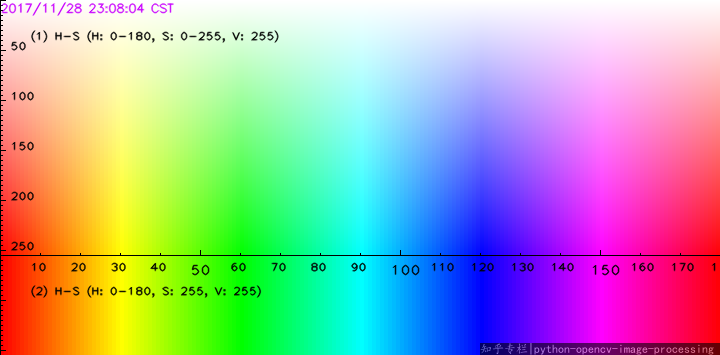
#> input picture data/infographics/hsv_colormap.png, 720 x 355 px
$ jupyter execute color_spaces_segmentation.ipynb
#> lines starting #> are read from the running program, lines starting #| are printed output that depends on the picture; after the words box and inside, x2 and y2 are one past the last pixel; in counts of white or black regions, pixels touching at a corner belong together
<b> Color Spaces Segmentation </b>

Given an RGB image, we first convert the color space to HSV (Hue Saturation Value). The reason for this is :

(i) Hue : Gives only color information (based on degrees, where red falls between 0 to 60, yellow falls between 61 to 120, etc).

(ii) Value : The darkness / brightness of the color.

(iii) Saturation : The amount of gray in the image. If this value is 0%, it produces a faded effect and produces more white. On the other hand, if the value is 100%, we get the primary color itself.

If we are able to retrieve the Hue value alone from a given HSV image, we can segment the objects based on just the color information, disregarding the shade / brightness of the *same* color present in several objects over the scene.

HSV Color map for reference:

[cell 1]
import numpy as np
import cv2
import matplotlib.pyplot as plt

plt.imshow(cv2.cvtColor(cv2.imread('../data/infographics/hsv_colormap.png'), cv2.COLOR_BGR2RGB))
plt.axis('off')
plt.show()

[cell 2]
#image = cv2.imread('../data/car_camera_test.jpg')
image = cv2.imread('../data/infographics/hsv_colormap.png')
#> image is the input picture: shape (355, 720, 3); mean B, G, R 170.7, 171.1, 169.8
image = cv2.cvtColor(image, cv2.COLOR_BGR2RGB)

hsv_image = cv2.cvtColor(image, cv2.COLOR_RGB2HSV)
#> hsv_image: shape (355, 720, 3); mean H, S, V 89.4, 162.1, 249.9

print('RGB image')
plt.imshow(image)
plt.show()

print('HSV image')
plt.imshow(hsv_image, cmap='hsv')
plt.show()

[cell 3]
upper_saturation = 255
upper_value = 255

lower_saturation = 0
lower_value = 0

ranges_names = ['red', 'orange', 'yellow', 'green', 'green - light blue / cyan', 'dark blue', 'purple', 'red']

hue_ranges =   [[0,10],[10,21],[21,35],    [35,72],  [72,90],      [90,130],   [140,170], [170,180]]

for i in range(len(hue_ranges)):
    lower_hue = hue_ranges[i][0]
    upper_hue = hue_ranges[i][1]

    # Color range in HSV color space
    upper_hsv = np.array([upper_hue, upper_saturation, upper_value])
    lower_hsv = np.array([lower_hue, lower_saturation, lower_value])

    mask = cv2.inRange(hsv_image, lower_hsv, upper_hsv)
    hsv_segmentation_res = cv2.bitwise_and(hsv_image, hsv_image, mask=mask)
    hsv_segmentation_blurred = cv2.blur(hsv_segmentation_res, (3,3))

    print(ranges_names[i], '\n', 'mask -> hsv res blurred -> original image')

    plt.figure(figsize=(100,100))
    plt.subplot(1,4,1)
    plt.imshow(mask, cmap='gray')
    plt.axis('off')

    plt.subplot(1,4,2)
    plt.imshow(cv2.cvtColor(hsv_segmentation_blurred, cv2.COLOR_HSV2RGB), cmap='hsv')
    plt.axis('off')

    plt.subplot(1,4,3)
    plt.imshow(image)
    plt.axis('off')

    plt.show()
#> this loop made 8 passes
#> pass 1, `mask = cv2.inRange(hsv_image, lower_hsv, upper_hsv)`:
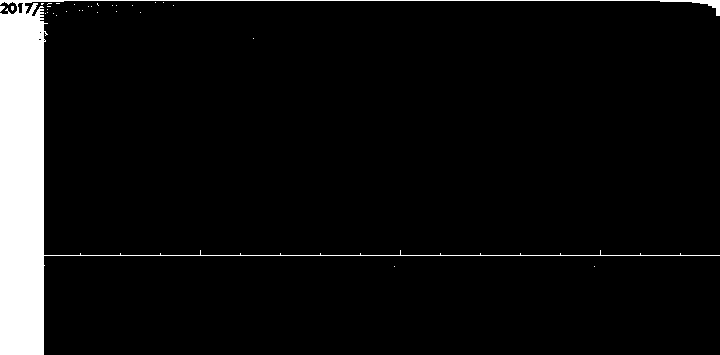
#> mask: shape (355, 720); 6.6% white; 31 white regions (29 under 20 px), largest, box (x1, y1, x2, y2) and area: (0, 0, 720, 355) 16907, (0, 6, 5, 12) 20
#> pass 1, `plt.show()`:
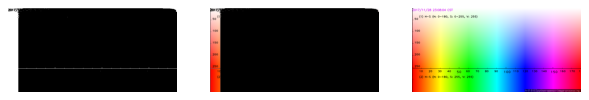
#> figure drawn by matplotlib, 3 panels
#> pass 2, `mask = cv2.inRange(hsv_image, lower_hsv, upper_hsv)`:
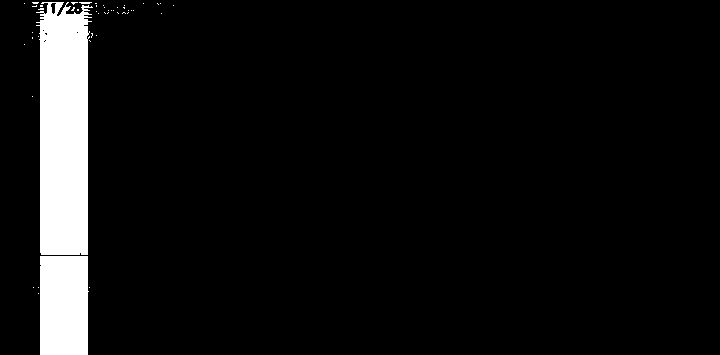
#> mask: shape (355, 720); 6.5% white; 48 white regions (45 under 20 px), largest, box (x1, y1, x2, y2) and area: (36, 2, 93, 255) 11816, (40, 256, 89, 355) 4752, (79, 2, 92, 4) 22
#> pass 2, `plt.show()`:
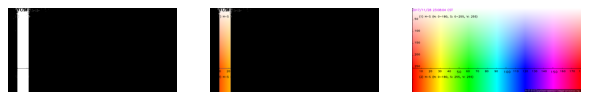
#> figure drawn by matplotlib, 3 panels
#> after the loop: hsv_segmentation_blurred: shape (355, 720, 3); mean H, S, V 9.6, 9, 13.7
#> after the loop: hsv_segmentation_res: shape (355, 720, 3); mean H, S, V 9.5, 9, 13.6

$ run again, with data/infographics/disparity_exp.png copied over data/infographics/hsv_colormap.png
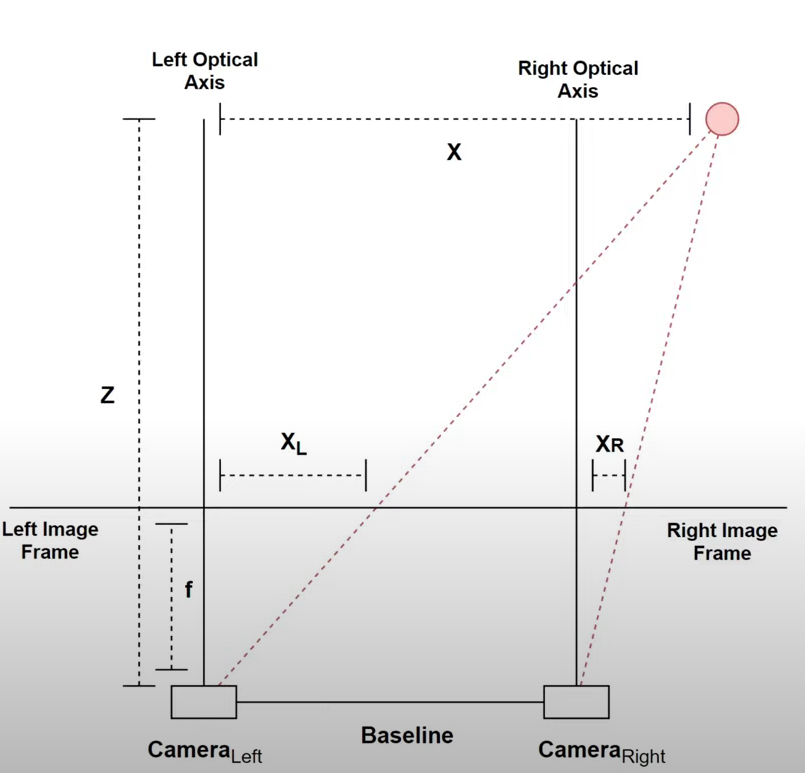
#> input picture data/infographics/disparity_exp.png, 805 x 773 px
#> image is the input picture: shape (773, 805, 3); mean B, G, R 233.6, 233.5, 233.7
#> hsv_image: shape (773, 805, 3); mean H, S, V 5.9, 1.3, 233.8
#> the loop `for i in range(len(hue_ranges)):` made 8 passes
#> pass 1, `mask = cv2.inRange(hsv_image, lower_hsv, upper_hsv)`:
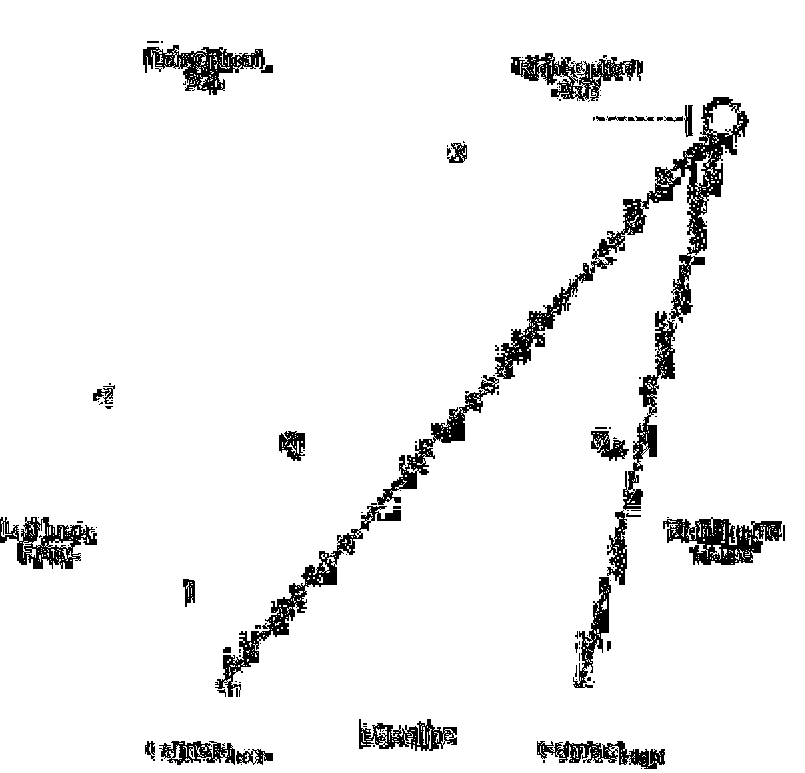
#> mask: shape (773, 805); 94.3% white; 140 black regions (101 under 20 px), largest, box (x1, y1, x2, y2) and area: (495, 97, 749, 379) 7984, (215, 506, 401, 697) 3425, (663, 517, 782, 565) 2903
#> pass 2, `plt.show()`:
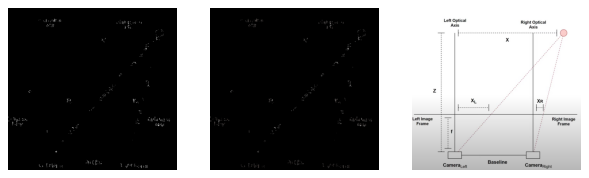
#> figure drawn by matplotlib, 3 panels
